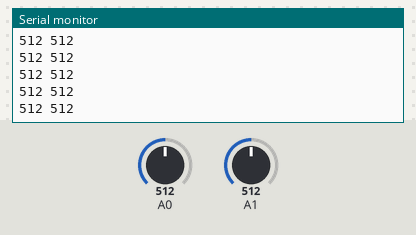
Bench run of a sketch on a simulated Arduino Uno, built with avr-gcc and run on an emulated ATmega328P. On the bench: the last lines printed to the serial monitor. The test bench sets the inputs (shaded band); at power-on: A0 = 512, A1 = 512.

Above: at 1.2 s.
1.3 s: A0 set to 986
At 2.3 s:
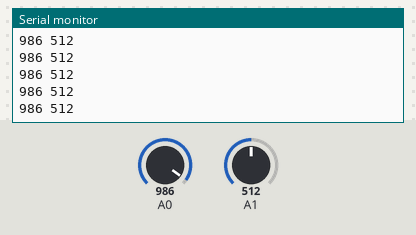
2.8 s: A0 set to 1007
At 3.9 s:
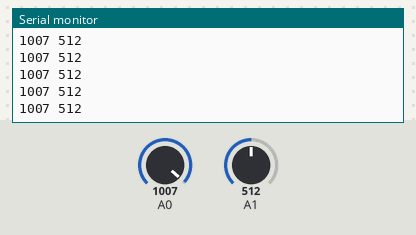
Timing chart, 0 to 5.8 s (numbered marks = the images above; inputs shaded):
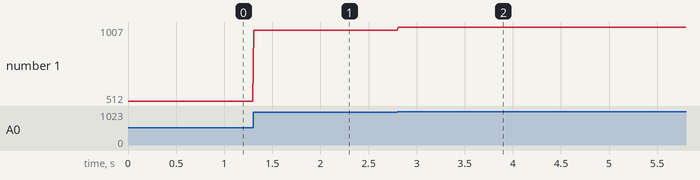

The sketch:

D_readtwoknobs.ino
```cpp
int v1 = 0; // this stores the value of the sensor (0-1023)
int v2 = 0; // this stores the value of the sensor (0-1023)

void setup() {
  // put your setup code here, to run once:
  Serial.begin(9600); // talks back to computer
}

void loop() {
  // put your main code here, to run repeatedly:
  v1 = analogRead(A0); // read the analog pin
  v2 = analogRead(A1); // read the analog pin
  Serial.print(v1); // send the value over serial
  Serial.print(" "); // send the value over serial
  Serial.print(v2); // send the value over serial
  Serial.println();
  delay(10); // hang on a sec
}
```

Measured:
- after the input at 1.3 s, the serial monitor: prints a new line at once (image 1)
- after the input at 2.8 s, the serial monitor: prints a new line at once (image 2)
- plotted number 1: 512 → 986 after the input at 1.3 s, 986 → 1007 after the input at 2.8 s
